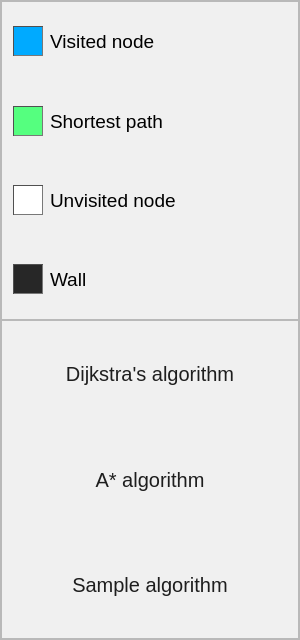
<?xml version="1.0" encoding="UTF-8"?>
<ui version="4.0">
 <class>Frame</class>
 <widget class="QFrame" name="Frame">
  <property name="geometry">
   <rect>
    <x>0</x>
    <y>0</y>
    <width>300</width>
    <height>640</height>
   </rect>
  </property>
  <property name="minimumSize">
   <size>
    <width>300</width>
    <height>0</height>
   </size>
  </property>
  <property name="maximumSize">
   <size>
    <width>300</width>
    <height>16777215</height>
   </size>
  </property>
  <property name="windowTitle">
   <string>Frame</string>
  </property>
  <property name="styleSheet">
   <string notr="true">background-color: transparent;

</string>
  </property>
  <layout class="QVBoxLayout" name="verticalLayout">
   <property name="spacing">
    <number>0</number>
   </property>
   <property name="leftMargin">
    <number>0</number>
   </property>
   <property name="topMargin">
    <number>0</number>
   </property>
   <property name="rightMargin">
    <number>0</number>
   </property>
   <property name="bottomMargin">
    <number>0</number>
   </property>
   <item>
    <widget class="QFrame" name="FrameMenu">
     <property name="sizePolicy">
      <sizepolicy hsizetype="Expanding" vsizetype="Expanding">
       <horstretch>0</horstretch>
       <verstretch>0</verstretch>
      </sizepolicy>
     </property>
     <property name="minimumSize">
      <size>
       <width>0</width>
       <height>0</height>
      </size>
     </property>
     <property name="maximumSize">
      <size>
       <width>300</width>
       <height>16777215</height>
      </size>
     </property>
     <property name="styleSheet">
      <string notr="true">background-color: rgb(240, 240, 240);
</string>
     </property>
     <property name="frameShape">
      <enum>QFrame::StyledPanel</enum>
     </property>
     <property name="frameShadow">
      <enum>QFrame::Raised</enum>
     </property>
     <layout class="QVBoxLayout" name="verticalLayout_3">
      <property name="spacing">
       <number>0</number>
      </property>
      <property name="leftMargin">
       <number>0</number>
      </property>
      <property name="topMargin">
       <number>0</number>
      </property>
      <property name="rightMargin">
       <number>0</number>
      </property>
      <property name="bottomMargin">
       <number>0</number>
      </property>
      <item>
       <widget class="QFrame" name="InfoMenu">
        <property name="sizePolicy">
         <sizepolicy hsizetype="Preferred" vsizetype="Expanding">
          <horstretch>0</horstretch>
          <verstretch>0</verstretch>
         </sizepolicy>
        </property>
        <property name="frameShape">
         <enum>QFrame::StyledPanel</enum>
        </property>
        <property name="frameShadow">
         <enum>QFrame::Raised</enum>
        </property>
        <layout class="QVBoxLayout" name="verticalLayout_5">
         <property name="spacing">
          <number>0</number>
         </property>
         <property name="leftMargin">
          <number>11</number>
         </property>
         <property name="topMargin">
          <number>0</number>
         </property>
         <property name="rightMargin">
          <number>0</number>
         </property>
         <property name="bottomMargin">
          <number>0</number>
         </property>
         <item>
          <layout class="QHBoxLayout" name="horizontalLayout_9">
           <property name="spacing">
            <number>7</number>
           </property>
           <item>
            <widget class="QLabel" name="label_15">
             <property name="minimumSize">
              <size>
               <width>30</width>
               <height>30</height>
              </size>
             </property>
             <property name="maximumSize">
              <size>
               <width>30</width>
               <height>30</height>
              </size>
             </property>
             <property name="sizeIncrement">
              <size>
               <width>0</width>
               <height>0</height>
              </size>
             </property>
             <property name="styleSheet">
              <string notr="true">background-color: rgb(0, 170, 255);
border-width : 1.2px;
border-style: inset;
border-color: rgb(80, 80, 80);</string>
             </property>
             <property name="text">
              <string/>
             </property>
            </widget>
           </item>
           <item>
            <widget class="QLabel" name="label_16">
             <property name="font">
              <font>
               <family>Nirmala UI</family>
               <pointsize>14</pointsize>
              </font>
             </property>
             <property name="text">
              <string>Visited node</string>
             </property>
            </widget>
           </item>
          </layout>
         </item>
         <item>
          <layout class="QHBoxLayout" name="horizontalLayout_6">
           <property name="spacing">
            <number>7</number>
           </property>
           <item>
            <widget class="QLabel" name="label_9">
             <property name="minimumSize">
              <size>
               <width>30</width>
               <height>30</height>
              </size>
             </property>
             <property name="maximumSize">
              <size>
               <width>30</width>
               <height>30</height>
              </size>
             </property>
             <property name="styleSheet">
              <string notr="true">background-color: rgb(85, 255, 127);
border-width : 1.2px;
border-style: inset;
border-color: rgb(80, 80, 80);</string>
             </property>
             <property name="text">
              <string/>
             </property>
            </widget>
           </item>
           <item>
            <widget class="QLabel" name="label_10">
             <property name="font">
              <font>
               <family>Nirmala UI</family>
               <pointsize>14</pointsize>
              </font>
             </property>
             <property name="text">
              <string>Shortest path</string>
             </property>
            </widget>
           </item>
          </layout>
         </item>
         <item>
          <layout class="QHBoxLayout" name="horizontalLayout_8">
           <property name="spacing">
            <number>7</number>
           </property>
           <item>
            <widget class="QLabel" name="label_13">
             <property name="minimumSize">
              <size>
               <width>30</width>
               <height>30</height>
              </size>
             </property>
             <property name="maximumSize">
              <size>
               <width>30</width>
               <height>30</height>
              </size>
             </property>
             <property name="styleSheet">
              <string notr="true">background-color: rgb(255, 255, 255);

border-width : 1.2px;
border-style: inset;
border-color: rgb(80, 80, 80);</string>
             </property>
             <property name="text">
              <string/>
             </property>
            </widget>
           </item>
           <item>
            <widget class="QLabel" name="label_14">
             <property name="font">
              <font>
               <family>Nirmala UI</family>
               <pointsize>14</pointsize>
              </font>
             </property>
             <property name="text">
              <string>Unvisited node</string>
             </property>
            </widget>
           </item>
          </layout>
         </item>
         <item>
          <layout class="QHBoxLayout" name="horizontalLayout_7">
           <property name="spacing">
            <number>7</number>
           </property>
           <item>
            <widget class="QLabel" name="label_11">
             <property name="minimumSize">
              <size>
               <width>30</width>
               <height>30</height>
              </size>
             </property>
             <property name="maximumSize">
              <size>
               <width>30</width>
               <height>30</height>
              </size>
             </property>
             <property name="styleSheet">
              <string notr="true">background-color: rgb(39, 39, 39);
border-width : 1.2px;
border-style: inset;
border-color: rgb(80, 80, 80);</string>
             </property>
             <property name="text">
              <string/>
             </property>
            </widget>
           </item>
           <item>
            <widget class="QLabel" name="label_12">
             <property name="font">
              <font>
               <family>Nirmala UI</family>
               <pointsize>14</pointsize>
              </font>
             </property>
             <property name="text">
              <string>Wall</string>
             </property>
            </widget>
           </item>
          </layout>
         </item>
        </layout>
       </widget>
      </item>
      <item>
       <widget class="QFrame" name="AlgorithmsMenu">
        <property name="sizePolicy">
         <sizepolicy hsizetype="Preferred" vsizetype="Expanding">
          <horstretch>0</horstretch>
          <verstretch>0</verstretch>
         </sizepolicy>
        </property>
        <property name="frameShape">
         <enum>QFrame::StyledPanel</enum>
        </property>
        <property name="frameShadow">
         <enum>QFrame::Raised</enum>
        </property>
        <layout class="QVBoxLayout" name="verticalLayout_4">
         <property name="spacing">
          <number>0</number>
         </property>
         <property name="leftMargin">
          <number>0</number>
         </property>
         <property name="topMargin">
          <number>0</number>
         </property>
         <property name="rightMargin">
          <number>0</number>
         </property>
         <property name="bottomMargin">
          <number>0</number>
         </property>
         <item>
          <widget class="QPushButton" name="pushButtonDijkAlg">
           <property name="sizePolicy">
            <sizepolicy hsizetype="Minimum" vsizetype="Expanding">
             <horstretch>0</horstretch>
             <verstretch>0</verstretch>
            </sizepolicy>
           </property>
           <property name="maximumSize">
            <size>
             <width>16777215</width>
             <height>16777215</height>
            </size>
           </property>
           <property name="font">
            <font>
             <pointsize>15</pointsize>
            </font>
           </property>
           <property name="styleSheet">
            <string notr="true"> QPushButton {
    background-color: transparent;
	color: rgb(30, 30, 30);
 	border: 0px;
 }
 QPushButton:pressed {
	background-color: rgb(180, 180, 180);
 }
 QPushButton:hover {
	background-color: rgb(220, 220, 220);
 }</string>
           </property>
           <property name="text">
            <string>Dijkstra's algorithm</string>
           </property>
          </widget>
         </item>
         <item>
          <widget class="QPushButton" name="pushButtonAStarAlg">
           <property name="sizePolicy">
            <sizepolicy hsizetype="Expanding" vsizetype="Expanding">
             <horstretch>0</horstretch>
             <verstretch>0</verstretch>
            </sizepolicy>
           </property>
           <property name="minimumSize">
            <size>
             <width>0</width>
             <height>0</height>
            </size>
           </property>
           <property name="maximumSize">
            <size>
             <width>16777215</width>
             <height>16777215</height>
            </size>
           </property>
           <property name="font">
            <font>
             <pointsize>15</pointsize>
            </font>
           </property>
           <property name="styleSheet">
            <string notr="true"> QPushButton {
    background-color: transparent;
	color: rgb(30, 30, 30);
 	border: 0px;
 }
 QPushButton:pressed {
	background-color: rgb(180, 180, 180);
 }
 QPushButton:hover {
	background-color: rgb(220, 220, 220);
 }</string>
           </property>
           <property name="text">
            <string>A* algorithm</string>
           </property>
          </widget>
         </item>
         <item>
          <widget class="QPushButton" name="pushButtonSampleAlg">
           <property name="sizePolicy">
            <sizepolicy hsizetype="Minimum" vsizetype="Expanding">
             <horstretch>0</horstretch>
             <verstretch>0</verstretch>
            </sizepolicy>
           </property>
           <property name="maximumSize">
            <size>
             <width>16777215</width>
             <height>16777215</height>
            </size>
           </property>
           <property name="font">
            <font>
             <pointsize>15</pointsize>
            </font>
           </property>
           <property name="styleSheet">
            <string notr="true"> QPushButton {
    background-color: transparent;
	color: rgb(30, 30, 30);
 	border: 0px;
 }
 QPushButton:pressed {
	background-color: rgb(180, 180, 180);
 }
 QPushButton:hover {
	background-color: rgb(220, 220, 220);
 }</string>
           </property>
           <property name="text">
            <string>Sample algorithm</string>
           </property>
          </widget>
         </item>
        </layout>
       </widget>
      </item>
     </layout>
    </widget>
   </item>
  </layout>
 </widget>
 <resources/>
 <connections/>
</ui>
